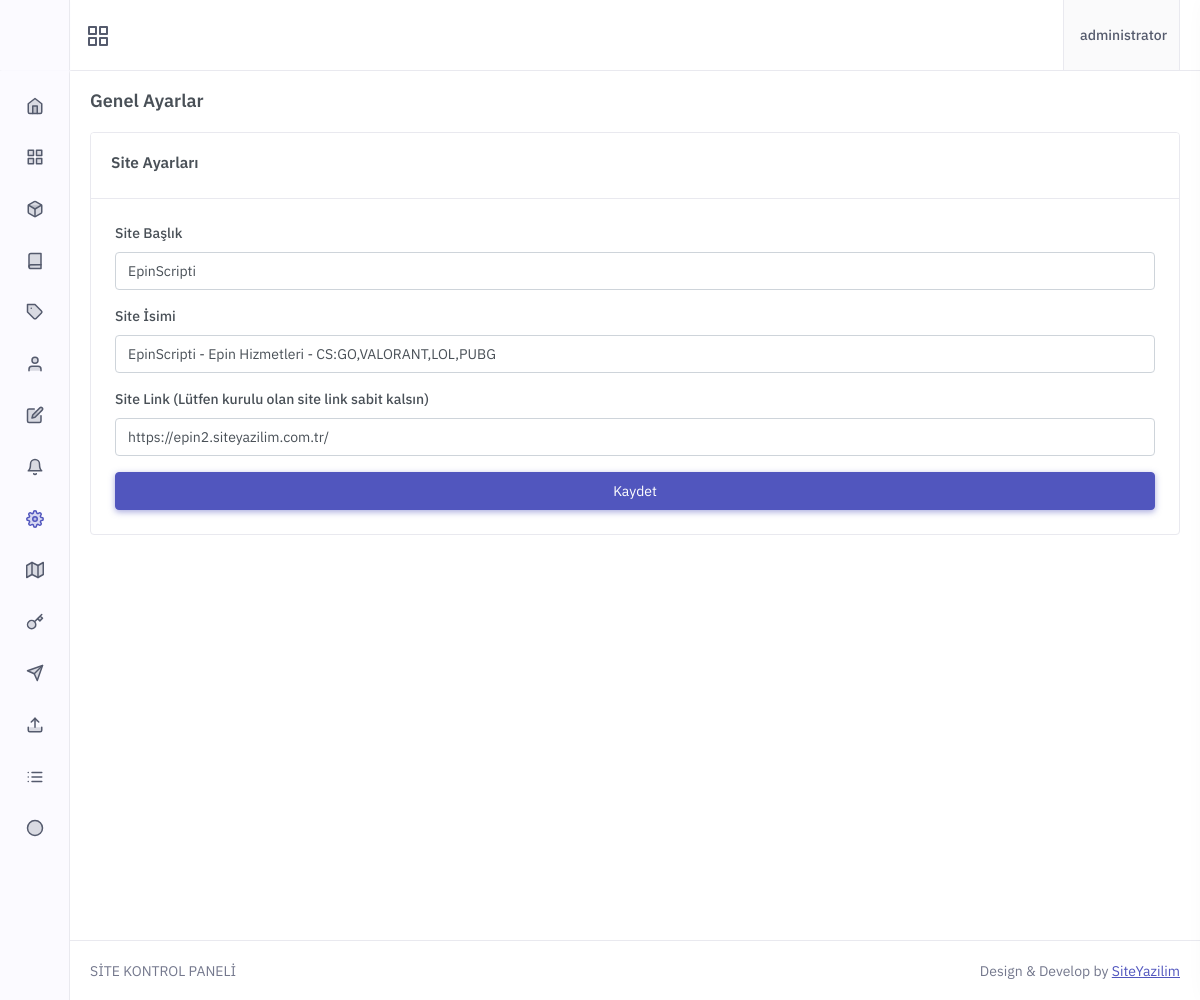
The page /Dosyalar/admin/a-ayarlar.php (signed in) on the database its author committed.
### tables this page shows
CREATE TABLE `uyeler` (
  `id` int(11) NOT NULL,
  `email` varchar(255) NOT NULL,
  `username` varchar(255) NOT NULL,
  `pass` varchar(255) NOT NULL,
  `telefon` varchar(50) NOT NULL,
  `yetki` enum('1','2') NOT NULL DEFAULT '1',
  `bakiye` decimal(20,2) NOT NULL DEFAULT 0.00,
  `tarih` datetime NOT NULL
);

CREATE TABLE `siteayar` (
  `id` int(11) NOT NULL,
  `site_link` varchar(255) NOT NULL,
  `site_baslik` text NOT NULL,
  `site_isimi` varchar(255) NOT NULL
);

### Dosyalar/admin/admin-header.php (called while the page is built, shortened)
<?php
 include'../baglan.php' ;
 if (isset($_SESSION["mail"])) {
 $mail  = $_SESSION["mail"];
 $kbilgi= $vt->query("select * from uyeler where email='$mail'")->fetch();
 if ($kbilgi["yetki"]>0) {
 }  else if($kbilgi["yetki"]==0){ header("Location:../logout.php"); } } elseif(!isset($_SESSION["mail"])){header("Location:admin-login.php");}
?>

### Dosyalar/admin/a-ayarlar.php (the view, shortened to what this page needs)
<?php include 'admin-header.php'; if($kbilgi["yetki"] == 2){ ?>
<?php include 'admin-menu.php'; $sites  = $vt->query("select * from siteayar")->fetchAll(PDO::FETCH_ASSOC); foreach ($sites as $sites) ?>
            <div class="main-content">
                <div class="page-content">
                    <div class="container-fluid">
                        <div class="row">
                            <div class="col-12">
                                <div class="page-title-box d-sm-flex align-items-center justify-content-between">
                                    <h4 class="mb-sm-0 font-size-18">Genel Ayarlar</h4>
                                </div>
                            </div>
                        </div>
                        <div class="row">
  <form method="POST" class="d-flex flex-column mb-4" action="">
                            <div class="col-12">
                                <div class="card">
                                    <div class="card-header">
                                        <h4 class="card-title">Site Ayarları</h4>
                                    </div>
                                    <div class="card-body p-4">
                                        <div class="row">
                                            <div class="col-lg-12">
                                                <div>
												    <div class="mb-3">
                                                        <label for="example-text-input" class="form-label">Site Başlık</label>
                                                        <input class="form-control" type="text" name="site_baslik" value="<?php echo $sites["site_baslik"]; ?>">
                                                    </div>
                                                    <div class="mb-3">
                                                        <label for="example-text-input" class="form-label">Site İsimi</label>
                                                        <input class="form-control" type="text" name="site_isimi" value="<?php echo $sites["site_isimi"]; ?>">
                                                    </div>
													     <div class="mb-3">
                                                        <label for="example-text-input" class="form-label">Site Link (Lütfen kurulu olan site link sabit kalsın)</label>
                                                        <input class="form-control" type="text" name="site_link" value="<?php echo $sites["site_link"]; ?>">
                                                    </div>
                                                </div>
                                            </div>
                                        </div>
 <button class="btn btn-primary" style="font-size:14px; width:100%;" name="siteayar"  type="submit">
               Kaydet
                                </button>
                                    </div>
                                </div>
                            </div>
                        </div>
                    </div>
                </div>
<?php include 'admin-footer.php'; } ?>

### Dosyalar/admin/admin-menu.php (shortened to what this page needs)
<!doctype html>
<html lang="tr">
    <head>
        <link href="../epin/admin/vs.css" rel="stylesheet" type="text/css" />
        <link rel="stylesheet" href="../epin/admin/pre.css" type="text/css" />
        <link href="../epin/admin/bootstrap.css" id="bootstrap-style" rel="stylesheet" type="text/css" />
        <link href="../epin/admin/icon.css" rel="stylesheet" type="text/css" />
		<link href="../epin/admin/all.css" rel="stylesheet" type="text/css" />
        <link href="../epin/admin/app.css" id="app-style" rel="stylesheet" type="text/css" />
		<link href="../epin/admin/font-awesome-4.1.0/css/font-awesome.min.css" rel="stylesheet" type="text/css">
    </head>
    <body>
        <div id="layout-wrapper">
            <header id="page-topbar">
                <div class="navbar-header">
                    <div class="d-flex">
                        <div class="navbar-brand-box">
                        </div>
                        <button type="button" class="btn btn-sm px-3 font-size-16 header-item" id="vertical-menu-btn">
                        </button>
                    </div>
                    <div class="d-flex">
                        <div class="dropdown d-inline-block">
                            <button type="button" class="btn header-item bg-soft-light border-start border-end" id="page-header-user-dropdown"
                            data-bs-toggle="dropdown" aria-haspopup="true" aria-expanded="false">
                                <span class="d-none d-xl-inline-block ms-1 fw-medium"><?php echo $kbilgi["username"];?></span>
                            </button>
                        </div>
                    </div>
                </div>
            </header>
            <div class="vertical-menu">
                <div data-simplebar class="h-100">
                    <div id="sidebar-menu">
                        <ul class="metismenu list-unstyled" id="side-menu">
                            <li>
                                <a href="index.php">
                                    <i data-feather="home"></i>
                                </a>
                            </li>
                            <li>
                                <a href="javascript: void(0);">
                                    <i data-feather="grid"></i>
                                </a>
                            </li>
                            <li>
                                <a href="javascript: void(0);">
                                    <i data-feather="box"></i>
                                </a>
                            </li>
                            <li>
                                <a href="javascript: void(0);">
                                    <i data-feather="book"></i>
                                </a>
                            </li>
					       <li>
                                <a href="a-siparisler.php">
                                    <i data-feather="tag"></i>
                                </a>
                            </li>
     <li>
                                <a href="a-uyeler.php">
                                    <i data-feather="user"></i>
                                </a>
                            </li>
     <li>
                                <a href="destek.php">
                                    <i data-feather="edit"></i>
                                </a>
                            </li>
     <li>
                                <a href="bildirimler.php">
                                    <i data-feather="bell"></i>
                                </a>
                            </li>
						         <li>
                                <a href="a-ayarlar.php">
                                    <i data-feather="settings"></i>
                                </a>
                            </li>
        <li>
                                <a href="sidebar-ekle.php">
                                    <i data-feather="map"></i>
                                </a>
                            </li>
						         <li>
                                <a href="kupon.php">
                                    <i data-feather="key"></i>
                                </a>
                            </li>
							     <li>
                                <a href="b-yorumlar.php">
                                    <i data-feather="send"></i>
                                </a>
                            </li>
							       <li>
                                <a href="dosya-yukle.php">
                                    <i data-feather="upload"></i>
                                </a>
                            </li>
					           <li>
                                <a href="banka.php">
                                    <i data-feather="list"></i>
                                </a>
                            </li>
           <li>
                                <a href="a-yuklemeler.php">
                                    <i data-feather="circle"></i>
                                </a>
                            </li>
                        </ul>
                    </div>
                </div>
            </div>

### rows shown on the page
uyeler: username "administrator"
siteayar: site_baslik "EpinScripti", site_isimi "EpinScripti - Epin Hizmetleri - CS:GO,VALORANT,LOL,PUBG", site_link "https://epin2.siteyazilim.com.tr/"
